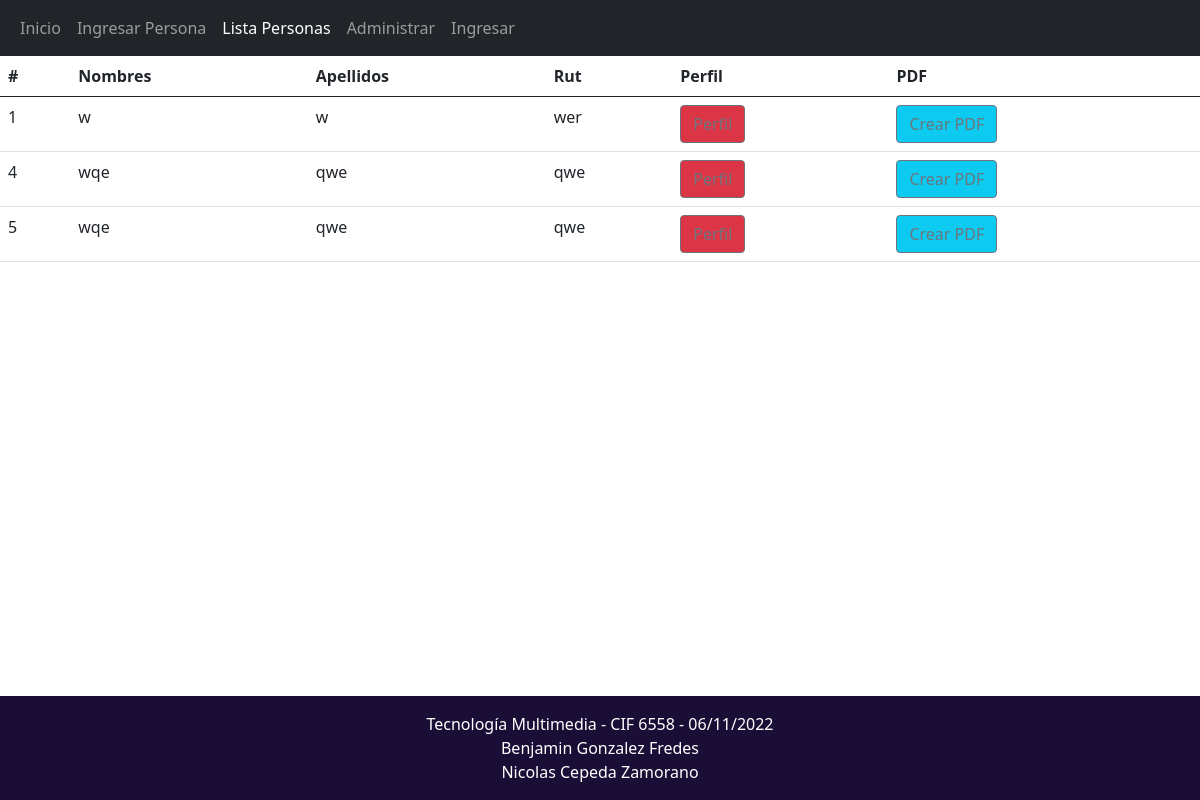
/listausuarios.php, run on the app's committed database.
### tables this page shows
CREATE TABLE `usuarios` (
  `id` int(6) NOT NULL,
  `nombres` varchar(50) NOT NULL,
  `apellidos` varchar(50) NOT NULL,
  `nacionalidad` varchar(15) NOT NULL,
  `genero` varchar(10) NOT NULL,
  `ciudad_residencia` varchar(30) NOT NULL,
  `foto` varchar(100) NOT NULL,
  `fecha_nacimiento` date NOT NULL,
  `rut` varchar(11) NOT NULL,
  `activo` int(1) NOT NULL,
  `administrador` int(1) NOT NULL,
  `contrasena` varchar(30) NOT NULL,
  `correo` varchar(40) NOT NULL
);

### listausuarios.php (the view, shortened to what this page needs)
<?php
include "conn.php";
?>
<!DOCTYPE html>
<html lang="en">
<head>
    <link href="https://cdn.jsdelivr.net/npm/bootstrap@5.0.2/dist/css/bootstrap.min.css" rel="stylesheet">
</head>
<body>
    <nav class="navbar navbar-expand-lg navbar navbar-dark bg-dark"">
        <div class="container-fluid">
          <div class="collapse navbar-collapse" id="navbarNavAltMarkup">
            <div class="navbar-nav">
              <a class="nav-link" href="index.html">Inicio</a>
              <a class="nav-link" href="registro.php">Ingresar Persona</a>
              <a class="nav-link active" aria-current="page" href="listausuarios.php">Lista Personas</a>
              <a class="nav-link" href="admin_registros.php">Administrar</a>
              <a class="nav-link" href="ingresar.php">Ingresar</a>
            </div>
          </div>
        </div>
      </nav>
<table class="table">
    <thead>
        <tr>
            <th scope="col">#</th>
            <th scope="col">Nombres</th>
            <th scope="col">Apellidos</th>
            <th scope="col">Rut</th>
            <th scope="col">Perfil</th>
            <th scope="col">PDF</th>
            </tr>
    </thead>
<?php
    $query = mysqli_query($conexion,"SELECT id, nombres, apellidos, nacionalidad, genero, ciudad_residencia, foto, fecha_nacimiento, rut, activo, administrador FROM usuarios");
    $result = mysqli_num_rows($query);
    if($result > 0){
        while ($data = mysqli_fetch_array($query)){
          if ($data["activo"] == 1){
?>
    <tr>
        <td><?php echo $data["id"]; ?></td>
        <td><?php echo $data["nombres"]; ?></td>
        <td><?php echo $data["apellidos"]; ?></td>
        <td><?php echo $data["rut"]; ?></td>
        <td><a href="usuario.php?id=<?php echo $data["id"]?>"><button type='button'
        class='btn btn-danger btn-outline-secondary'>Perfil</button></a></td>
        <td><a href="crear_pdf.php?id=<?php echo $data["id"]?>&nombres=<?php echo $data["nombres"]?>&apellidos=<?php echo $data["apellidos"]?>&fecha_nacimiento=<?php echo $data["fecha_nacimiento"]?>&rut=<?php echo $data["rut"]?>&nacionalidad=<?php echo $data["nacionalidad"]?>&genero=<?php echo $data["genero"]?>&ciudad_residencia=<?php echo $data["ciudad_residencia"]?>&foto=<?php echo $data["foto"]?>">
        <button type='button' class='btn btn-info btn-outline-secondary'>Crear PDF</button></a></td>
    </tr>
<?php
          }
        }
    }
?>
</table>
      <footer class="text-center text-white fixed-bottom" style="background-color: #221144;">
        <div class="text-center p-3" style="background-color: rgba(0, 0, 0, 0.2);">
            Tecnología Multimedia - CIF 6558 - 06/11/2022 <br>
            Benjamin Gonzalez Fredes <br>
            Nicolas Cepeda Zamorano
        </div>
      </footer>
</body>
</html>

### data on the page
usuarios: id "1", nombres "w", apellidos "w", rut "wer"
usuarios: id "4", nombres "wqe", apellidos "qwe", rut "qwe"
usuarios: id "5", nombres "wqe", apellidos "qwe", rut "qwe"
